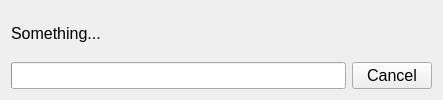
<?xml version="1.0" encoding="UTF-8"?>
<ui version="4.0">
 <class>DocumentLoadProgressDialog</class>
 <widget class="QWidget" name="DocumentLoadProgressDialog">
  <property name="windowModality">
   <enum>Qt::ApplicationModal</enum>
  </property>
  <property name="geometry">
   <rect>
    <x>0</x>
    <y>0</y>
    <width>443</width>
    <height>100</height>
   </rect>
  </property>
  <property name="font">
   <font>
    <pointsize>12</pointsize>
   </font>
  </property>
  <property name="windowTitle">
   <string>Loading Document...</string>
  </property>
  <property name="windowIcon">
   <iconset resource="resource.qrc">
    <normaloff>:/icons/icons/document_open.png</normaloff>:/icons/icons/document_open.png</iconset>
  </property>
  <layout class="QVBoxLayout" name="verticalLayout" stretch="0,1">
   <item>
    <widget class="QLabel" name="label">
     <property name="text">
      <string>Something...</string>
     </property>
    </widget>
   </item>
   <item>
    <layout class="QHBoxLayout" name="horizontalLayout" stretch="1,0">
     <item>
      <widget class="QProgressBar" name="progressBar">
       <property name="value">
        <number>0</number>
       </property>
       <property name="textVisible">
        <bool>false</bool>
       </property>
      </widget>
     </item>
     <item>
      <widget class="QPushButton" name="cancelButton">
       <property name="text">
        <string>Cancel</string>
       </property>
       <property name="icon">
        <iconset resource="resource.qrc">
         <normaloff>:/icons/icons/prepare_speech_stop.png</normaloff>:/icons/icons/prepare_speech_stop.png</iconset>
       </property>
       <property name="iconSize">
        <size>
         <width>24</width>
         <height>24</height>
        </size>
       </property>
      </widget>
     </item>
    </layout>
   </item>
  </layout>
 </widget>
 <resources>
  <include location="resource.qrc"/>
 </resources>
 <connections/>
</ui>
